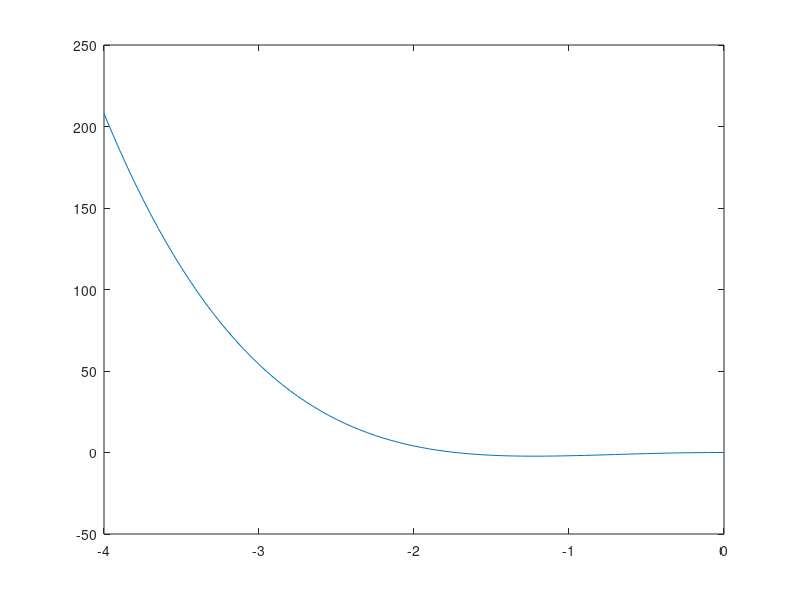

This chart was generated by the following MATLAB code: (Note: this script raises an error after producing the figure.)
f = @(x) x.^4-3*x.^2;
a = -4; b = 0; eps = 0.05;
k = a:eps:b;
plot(k,f(k))
[a_golden,b_golden] = golden(f,a,b,eps);
[a_fibonacci,b_fibonacci] = fibonacci(f,a,b,eps);

X = [0,0];
D = [1,1];
X1 = @(s) X(1)+s*D(1);
X2 = @(s) X(2)+s*D(2);
f2 = @(s) 5*X1^2+3*X1*X2-X2^2+X2^4;
a = 0; b = 20; eps = 0.05;
k = a:eps:b;
plot(k,f(k))
[a2_golden,b2_golden] = golden(f,a,b,eps);
[a2_fibonacci,b2_fibonacci] = fibonacci(f,a,b,eps);
s = (a2_fibonacci+b2_fibonacci)/2;